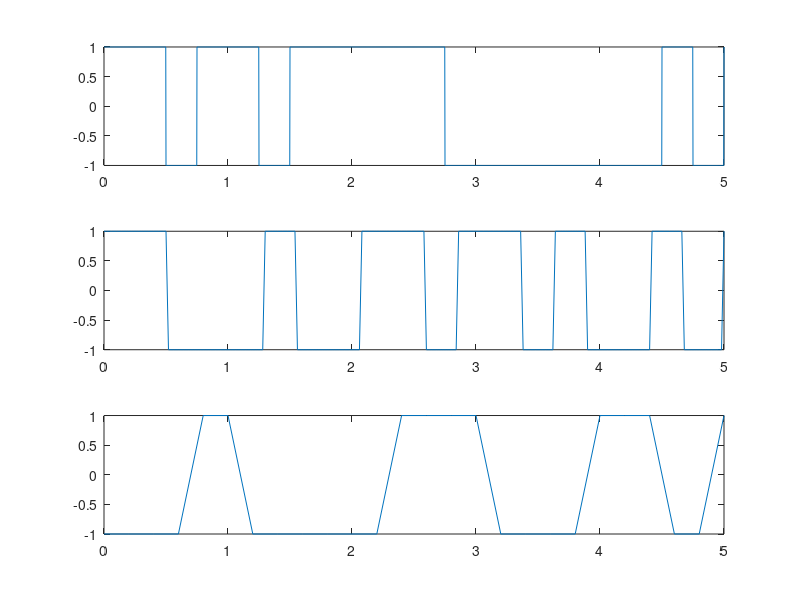
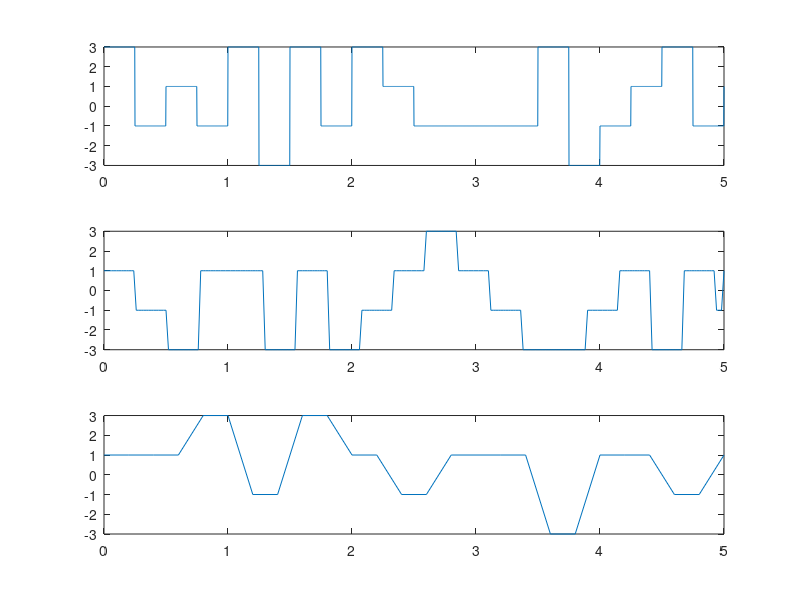
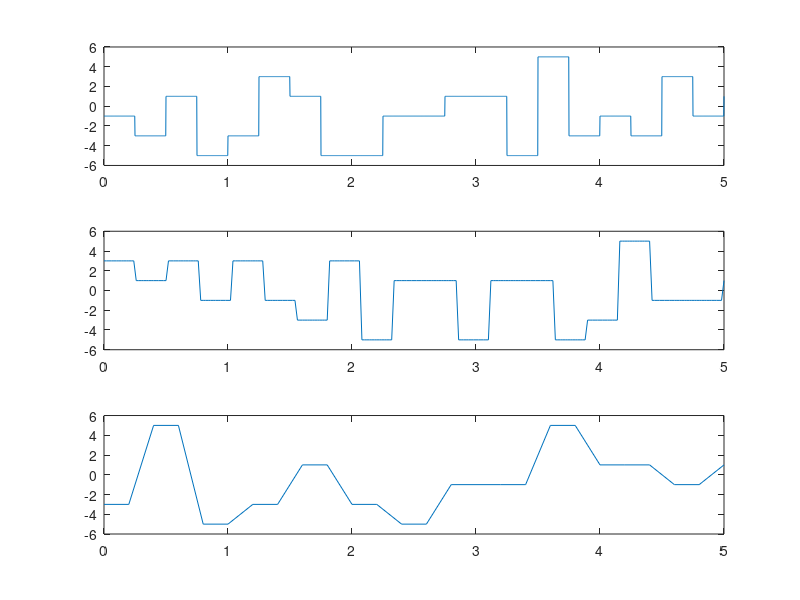
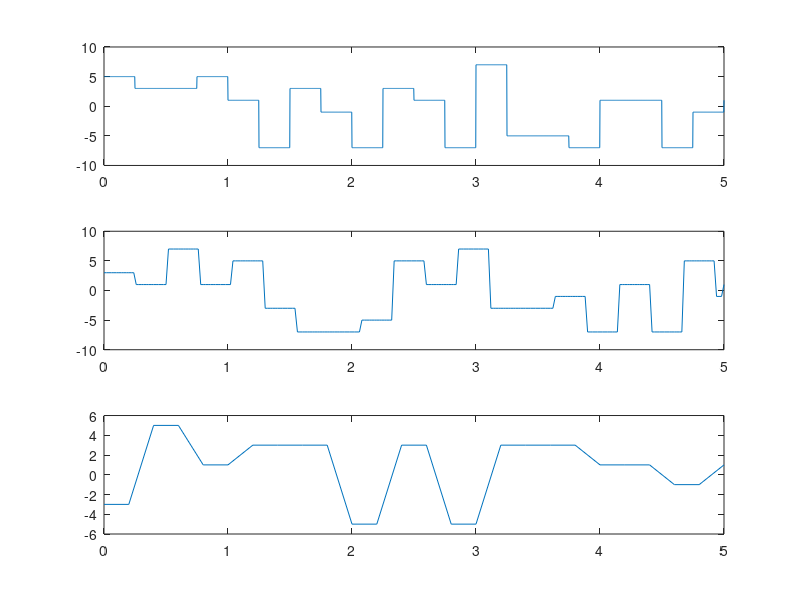

MATLAB code to generate these figures, in order:
%imi aleg eu perioada
%am luat cazul rez1=0.2 in mod separat strict matematic cu cel ami apropiat pas de 0.25
%celelalte cazuri le-am luat impartind 0/25 la rezolutie afland astfel cat reprezinta fiecare in nr de puncte

f0=4
T=5;
t1=0:0.2:T;
t2=0:0.02:T;
t3=0:0.002:T;
s3=square(2*pi*t3);
v1= randi ( [ 0 1 ] , 1, T*4 -1);
for (i=1:T*4-1)
	if (v1(i)==0)
		v1(i)=-1;
	end;
end;
for (i=1:T*4-1)
	for (j=1:round(0.25/0.002))
		s3(j+(i-1)*round(0.25/0.002))=v1(i);
	end;
end;
s2=square(2*pi*t2);
v2= randi ( [ 0 1 ] , 1, T*4 -1);
for (i=1:T*4-1)
	if (v2(i)==0)
		v2(i)=-1;
	end;
end;
for (i=1:T*4-1)
	for (j=1:round(0.25/0.02))
		s2(j+(i-1)*round(0.25/0.02))=v2(i);
	end;
end;
s1=square(2*pi*t1);
v1=randi ( [ 0 1 ], 1,round(T/0.5));
k=1;
for (i=1:round(T/0.5))
	if (v1(i)==0)
		v1(i)=-1;
	end;
end;
for (i=1:2:round(T/0.25))
	s1(i)=v1(k);
	s1(i+1)=v1(k);
	k=k+1;
end;
figure(1);
subplot(3,1,1)
plot(t3,s3)
subplot(3,1,2)
plot(t2,s2)
subplot(3,1,3)
plot(t1,s1)
	

%imi aleg eu perioada
f0=4
T=5;
t1=0:0.2:T;
t2=0:0.02:T;
t3=0:0.002:T;
s3=square(2*pi*t3);
v3= randi ( [ 0 3 ] , 1, T*4 -1);
for (i=1:T*4-1)
	if (v3(i)==0)
		v3(i)=-1;
	end;
	if (v3(i)==2)
		v3(i)=-3;
	end;
end;
for (i=1:T*4-1)
	for (j=1:round(0.25/0.002))
		s3(j+(i-1)*round(0.25/0.002))=v3(i);
	end;
end;
s2=square(2*pi*t2);
v2= randi ( [ 0 3 ] , 1, T*4 -1);
for (i=1:T*4-1)
	if (v2(i)==0)
		v2(i)=-1;
	end;
	if (v2(i)==2)
		v2(i)=-3;
	end;
end;
for (i=1:T*4-1)
	for (j=1:round(0.25/0.02))
		s2(j+(i-1)*round(0.25/0.02))=v2(i);
	end;
end;
s1=square(2*pi*t1);
v1=randi ( [ 0 3 ], 1,round(T/0.5));
k=1;
for (i=1:round(T/0.5))
	if (v1(i)==0)
		v1(i)=-1;
	end;
	if (v1(i)==2)
		v1(i)=-3;
	end;
end;
for (i=1:2:round(T/0.25))
	s1(i)=v1(k);
	s1(i+1)=v1(k);
	k=k+1;
end;
figure(2);
subplot(3,1,1)
plot(t3,s3)
subplot(3,1,2)
plot(t2,s2)
subplot(3,1,3)
plot(t1,s1)
	

f0=4
T=5;
t1=0:0.2:T;
t2=0:0.02:T;
t3=0:0.002:T;
s3=square(2*pi*t3);
v3= randi ( [ 0 5 ] , 1, T*4 -1);
for (i=1:T*4-1)
	if (v3(i)==0)
		v3(i)=-1;
	end;
	if (v3(i)==2)
		v3(i)=-3;
	end;
	if (v3(i)==4)
		v3(i)=-5;
	end;
end;
for (i=1:T*4-1)
	for (j=1:round(0.25/0.002))
		s3(j+(i-1)*round(0.25/0.002))=v3(i);
	end;
end;
s2=square(2*pi*t2);
v2= randi ( [ 0 5 ] , 1, T*4 -1);
for (i=1:T*4-1)
	if (v2(i)==0)
		v2(i)=-1;
	end;
	if (v2(i)==2)
		v2(i)=-3;
	end;
	if (v2(i)==4)
		v2(i)=-5;
	end;
end;
for (i=1:T*4-1)
	for (j=1:round(0.25/0.02))
		s2(j+(i-1)*round(0.25/0.02))=v2(i);
	end;
end;
s1=square(2*pi*t1);
v1=randi ( [ 0 5 ], 1,round(T/0.5));
k=1;
for (i=1:round(T/0.5))
	if (v1(i)==0)
		v1(i)=-1;
	end;
	if (v1(i)==2)
		v1(i)=-3;
	end;
	if (v1(i)==4)
		v1(i)=-5;
	end;
end;
for (i=1:2:round(T/0.25))
	s1(i)=v1(k);
	s1(i+1)=v1(k);
	k=k+1;
end;
figure(3);
subplot(3,1,1)
plot(t3,s3)
subplot(3,1,2)
plot(t2,s2)
subplot(3,1,3)
plot(t1,s1)


f0=4
T=5;
t1=0:0.2:T;
t2=0:0.02:T;
t3=0:0.002:T;
s3=square(2*pi*t3);
v3= randi ( [ 0 7 ] , 1, T*4 -1);
for (i=1:T*4-1)
	if (v3(i)==0)
		v3(i)=-1;
	end;
	if (v3(i)==2)
		v3(i)=-3;
	end;
	if (v3(i)==4)
		v3(i)=-5;
	end;
	if (v3(i)==6)
		v3(i)=-7;
	end;
end;
for (i=1:T*4-1)
	for (j=1:round(0.25/0.002))
		s3(j+(i-1)*round(0.25/0.002))=v3(i);
	end;
end;
s2=square(2*pi*t2);
v2= randi ( [ 0 7 ] , 1, T*4 -1);
for (i=1:T*4-1)
	if (v2(i)==0)
		v2(i)=-1;
	end;
	if (v2(i)==2)
		v2(i)=-3;
	end;
	if (v2(i)==4)
		v2(i)=-5;
	end;
	if (v2(i)==6)
		v2(i)=-7;
	end;
end;
for (i=1:T*4-1)
	for (j=1:round(0.25/0.02))
		s2(j+(i-1)*round(0.25/0.02))=v2(i);
	end;
end;
s1=square(2*pi*t1);
v1=randi ( [ 0 5 ], 1,round(T/0.5));
k=1;
for (i=1:round(T/0.5))
	if (v1(i)==0)
		v1(i)=-1;
	end;
	if (v1(i)==2)
		v1(i)=-3;
	end;
	if (v1(i)==4)
		v1(i)=-5;
	end;
	if (v1(i)==6)
		v1(i)=-7;
	end;
end;
for (i=1:2:round(T/0.25))
	s1(i)=v1(k);
	s1(i+1)=v1(k);
	k=k+1;
end;
figure(4);
subplot(3,1,1)
plot(t3,s3)
subplot(3,1,2)
plot(t2,s2)
subplot(3,1,3)
plot(t1,s1)